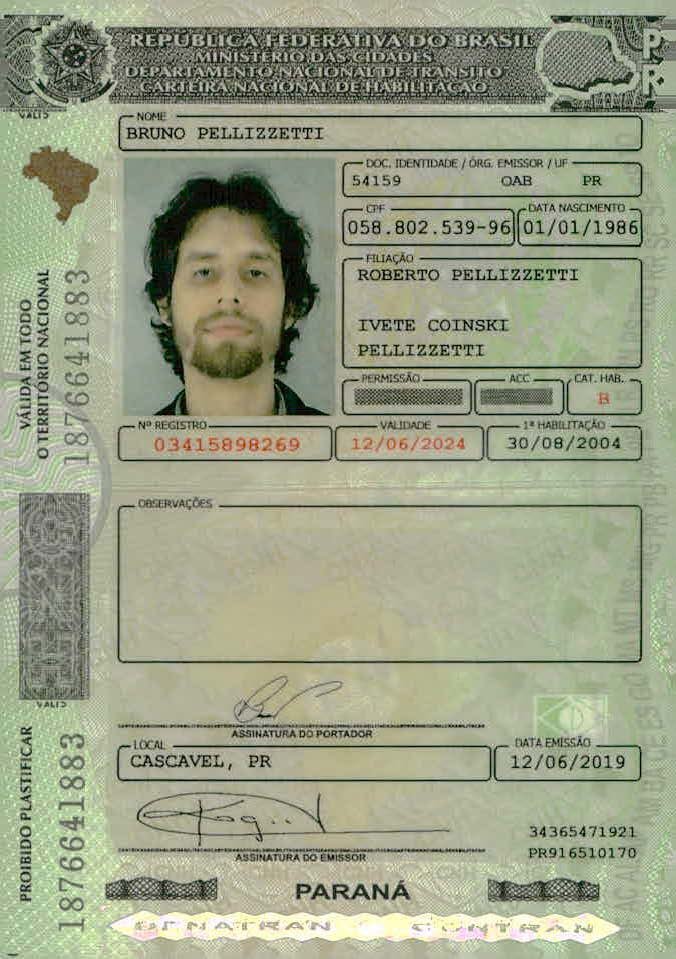
#> input picture cnh_bruno.jpg, 676 x 959 px
$ python cv.py
#> lines starting #> are read from the running program, lines starting #| are printed output that depends on the picture
import cv2
import json

with open('cv-aws.json', 'r') as f:
#> (reads cv-aws.json from the repository)
    data = json.load(f)

img = cv2.imread('cnh_bruno.jpg')
#> img is the input picture: shape (959, 676, 3); mean B, G, R 134.9, 160.2, 154.8
dimensions = img.shape
#> dimensions = (959, 676, 3)
height, width, _ = img.shape
#> height = 959; width = 676
box = data["CustomLabels"][1]["Geometry"]["BoundingBox"]
box4 = data["CustomLabels"][4]["Geometry"]["BoundingBox"]

color = (0, 0, 255) # red color in BGR
thickness = 2

#print(data["CustomLabels"][1]) # Filiacao
#print(data["CustomLabels"][1]["Geometry"]["BoundingBox"]) # Filiacao
#print(data["CustomLabels"][1]["Geometry"]["BoundingBox"]["Width"]) # Filiacao


x1 = int(box['Left'] * width)
#> x1 = 336
y1 = int(box['Top'] * height)
#> y1 = 250
x2 = int((box['Left'] + box['Width']) * width)
#> x2 = 639
y2 = int((box['Top'] + box['Height']) * height)
#> y2 = 369


x14 = int(box4['Left'] * width)
#> x14 = 220
y14 = int(box4['Top'] * height)
#> y14 = 669
x24 = int((box4['Left'] + box4['Width']) * width)
#> x24 = 357
y24 = int((box4['Top'] + box4['Height']) * height)
#> y24 = 726


# [4 lines of commented-out code are left out]
cv2.rectangle(img, (x1, y1), (x2, y2), (0, 255, 0), 2) # 3x4 (online)
cv2.rectangle(img, (x14, y14), (x24, y24), color, thickness)
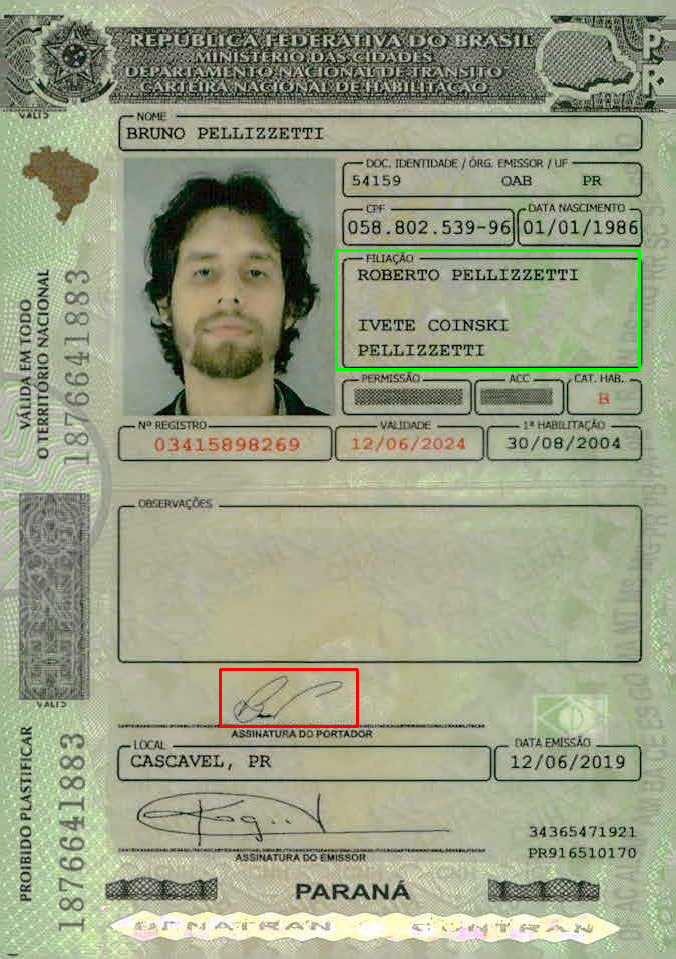
#> img: shape (959, 676, 3); mean B, G, R 134.2, 160.3, 154.4

cv2.imshow('imagem_com_retant', img)
cv2.waitKey(0)
cv2.destroyAllWindows()


# print(dimensions)
# print(dimensions[0]) # Heigh
# print(dimensions[1]) # Width
# height = img.shape[0]
# width = img.shape[1]
#retangle = cv2.rectangle(img, (int(points['x']), points['y']), (points['x']+points['width'], points['y']+points['height']), (0, 255, 0), 2) # 3x4 (online)

#retangle = cv2.rectangle(img, (159, 216), (159+161, 216+175), (0, 255, 0), 2) # 3x4 (curl)
#retangle = cv2.rectangle(img, (247, 341), (247+494, 341+682), (0, 255, 0), 2) # CNH


# "x":247.0,"y":341.0,"width":494.0,"height":682.0,"confidence":0.9660571813583374,"class":"CNH"},{"x":353.0,"y":232.0,"width":228.0,"height":82.0,"confidence":0.9155141115188599,"class":"Filiacao"},{"x":159.5,"y":216.5,"width":161.0,"height":175.0,"confidence":0.9126549959182739,"class":"3x4"},{"x":206.5,"y":512.5,"width":255.0,"height":41.0,"confidence":0.8657625913619995,"class":"Assinatura"},{"x":422.0,"y":170.5,"width":96.0,"height":35.0,"confidence":0.8649376630783081,"class":"Nascimento"},{"x":356.0,"y":137.5,"width":224.0,"height":29.0,"confidence":0.8633474111557007,"class":"Identidade"},{"x":310.0,"y":171.0,"width":124.0,"height":32.0,"confidence":0.858777642250061,"class":"CPF"},{"x":268.0,"y":104.5,"width":386.0,"height":29.0,"confidence":0.7378206849098206,"class":"Nome"}]}%                         ➜  PNGs


#where pt1 is starting point-->(x,y) and pt2 is end point-->(x+w,y+h).


      # "x": 118.5,
      # "y": 160,
      # "width": 119,
      # "height": 130,
      # "confidence": 0.913,
      # "class": "3x4"
# {"x":159.5,"y":216.5,"width":161.0,"height":175.0,"confidence":0.9126549959182739,"class":"3x4"}


# {"time":0.07140130199968553,"image":{"width":494,"height":690},"predictions":[{"x":247.0,"y":341.0,"width":494.0,"height":682.0,"confidence":0.9660571813583374,"class":"CNH"},{"x":353.0,"y":232.0,"width":228.0,"height":82.0,"confidence":0.9155141115188599,"class":"Filiacao"},,{"x":206.5,"y":512.5,"width":255.0,"height":41.0,"confidence":0.8657625913619995,"class":"Assinatura"},{"x":422.0,"y":170.5,"width":96.0,"height":35.0,"confidence":0.8649376630783081,"class":"Nascimento"},{"x":356.0,"y":137.5,"width":224.0,"height":29.0,"confidence":0.8633474111557007,"class":"Identidade"},{"x":310.0,"y":171.0,"width":124.0,"height":32.0,"confidence":0.858777642250061,"class":"CPF"},{"x":268.0,"y":104.5,"width":386.0,"height":29.0,"confidence":0.7378206849098206,"class":"Nome"}]}%                                                                                                                                                                                    ➜  PNGs
